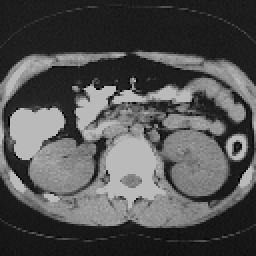
%> input picture Task6_Degradation_Restoration/BODY1.BMP, 128 x 128 px (shown 2 times larger)
$ octave --eval "MatlabDeblurringFunctions;"   (GNU Octave 9; MATLAB toolbox functions it lacks are replaced by stand-ins)
%> lines starting %> are read from the running program, lines starting %| are printed output that depends on the picture
function [] = MatlabDeblurringFunctions()
clc;close all;
%         https://www.mathworks.com/help/images/referencelist.html?type=function&category=image-restoration-deblurring&s_tid=CRUX_topnav
figure('units','normalized','outerposition',[0 0 1 1])%use full screen size
% [4 lines of commented-out code are left out]
A=loadImage('BODY1.BMP');
%> in loadImage, im is the input picture: size 128x128 uint8; min 1, max 186, mean 81.8

A=double(A);
[A]=NormalizeMatrix(A,255);
%> in NormalizeMatrix, `minA=min(min(A))`: minA = 1
%> in NormalizeMatrix, `maxA=max(max(A))`: maxA = 186
%> after the loop in NormalizeMatrix, `for i=1:M`:
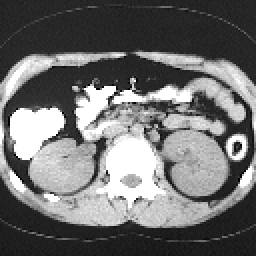
%> B: size 128x128 double (shown 2 times larger); min 0, max 255, mean 111.4
%         1.SXEDIASMOS SYNARTHSHS YPOBA8MISHS EIKONAS (FH)
M=size(A,1);N=size(A,2);
%> after `M=size(A,1)`: M = 128
%> after `N=size(A,2)`: N = 128
Flength=round(sqrt(M^2+N^2));
%> Flength = 181

%==================================================
noise=0.1;% x100 for %IMAGE DEPENDENT NOISE
MTFfco=Flength/2;
%> MTFfco = 90.5
%==================================================

[fh]=gaussianMTFb(Flength,MTFfco);
[FH]=from1dTo2dFilter(A,fh);
PSF=fftshift(abs(ifft2(FH)));
PSF=PSF./max(PSF(:));
%2.YPOBA8MISH EIKONAS ME PSF + 8ORYBO

FA=fftshift(FH).*fft2(A);
blurred=abs(ifft2(FA));


signal_var = var(A(:));SNR=signal_var/noise;
blurred_noisy=addNoise(blurred,noise);
%         blurred_noisy=imnoise(blurred,'gaussian',0.5,noise_var);
subplot(2,3,5);imshow(blurred_noisy,[]);title('blurred + noisy ');
tic
%3. FILTRARISMA EIKONAS ME 3 FILTRA,
%   WIENER, BLIND DECONV KAI LUCY

inverseFilter= deconvwnr(blurred_noisy,PSF);
[inverseFilter]=NormalizeMatrix(inverseFilter,255);

wienerdeblurred = deconvwnr(blurred_noisy,PSF,noise);
[wienerdeblurred]=NormalizeMatrix(wienerdeblurred,255);

blinddeblurred = deconvblind(blurred_noisy,PSF);
% [30 lines not run here, left out]
function [fhh]=Inverse_Filter(fh)
N=length(fh);
C=0.172;
for i=0:N-1
    fhh(i+1)=1.0/(fh(i+1));
    if (fhh(i+1)<C)
        fhh(i+1)=1.0/C;
    end
end;
fhh=fhh./max(fhh);

%--------------------------------------------------------------
function [fhh]=Wiener_Filter(fh)
%SXEDIASMOS FILTROY
N=length(fh);
C=0.172;
for i=0:N-1
    fhh(i+1) =  (fh(i+1)^2 / ( (fh(i+1)^2+ C) ) )/fh(i+1) ;
    if(fhh(i+1)<C)
        fhh(i+1) = (fh(i+1)^2 / ( (fh(i+1)^2+ C) )/C );
    end;
end;
fhh=fhh./max(fhh);
%--------------------------------------------------------------
function [fhh]=Power_Filter(fh)
%SXEDIASMOS FILTROY ................
N=length(fh);
C=0.172;
for i=0:N-1
    fhh(i+1) = sqrt( (fh(i+1)^2 / ( (fh(i+1)^2+ C) ) ) )/ fh(i+1) ;
    if(fhh(i+1)<C)
        fhh(i+1) = sqrt( (fh(i+1)^2 / ( (fh(i+1)^2+ C) ) ) )/C ;
    end;
end;
fhh=fhh./max(fhh);


%---------------------------------------------------------------------
function [fh]=gaussianMTFb(N,sigma)
%> called with N = 181, sigma = 90.5
if(rem(N,2)==0), L=round(N/2+1);M=round((N/2)+2);
else L=round(N/2); M=round((N/2)+1);
%> after `L=round(N/2)`: L = 91
%> after `M=round((N/2)+1)`: M = 92
end

for k=0:L-1
    fh(k+1)=exp( (-k^2/(2*sigma^2) ) );
end
% fh=gaussmf([0:L-1],[sigma 0] ); %SYNARTHSH TOY NMATLAB
for k=M-1:N-1
    fh(k+1) = fh(N+1-k);
end;%//i.e. mirror N/2..N-1
fh=fh./max(fh);
%----------------------------------------------------------------
function [FH]=from1dTo2dFilter(A,fh)
y=size(A,1);x=size(A,2);
%> after `y=size(A,1)`: y = 128
%> after `x=size(A,2)`: x = 128
N=length(fh);
%> N = 181
z=1:length(fh);
%> z = 181 values from 1 to 181
mx=0;
FH=zeros(y,x);
for i=1:y
    for j=1:x
        k=y/2-i+1;
        m=x/2-j+1;
        ir = round(( k^2 +m^2 )^0.5);
        FH(i,j)=fh(ir+1);
    end
end
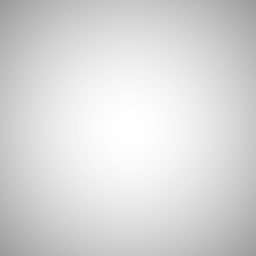
%> FH: size 128x128 double (shown 2 times larger); min 0.61, max 1, mean 0.851
%> in MatlabDeblurringFunctions, `signal_var = var(A(:))`: signal_var = 7045.3
%> in MatlabDeblurringFunctions, `SNR=signal_var/noise`: SNR = 70452.9
%------------------------------------------------------------------------
function [y]=deconvolveImage(A,FH)
FA=fft2(A);
FY=(FA).*fftshift(FH);
y=(real(ifft2(FY)));

%=========================================================================
function [B] =NormalizeMatrix(A,maxVal)
M=size(A,1);N=size(A,2);
minA=min(min(A));maxA=max(max(A));
for i=1:M
    for j=1:N
        B(i,j)=maxVal*((A(i,j)-minA)/(maxA-minA));
    end
end


%------------------------------------------------------------------------
function [y]=blurImage(A,FH)
FA=fft2(A);
FY=(FA).*fftshift(FH);
y=(real(ifft2(FY)));

%-----------------------------------------------------------------------
function B=addNoise(A,Noise)
%> called with Noise = 0.1
M=size(A,1);N=size(A,2);
%> after `M=size(A,1)`: M = 128
%> after `N=size(A,2)`: N = 128
mA=mean(A(:));
%> mA = 111.4
for i=1:M
    for j=1:N
        B(i,j)=( A(i,j)+Noise*A(i,j)*rand() ) ;
%         B(i,j)=( A(i,j)+Noise*mA*rand() ) ;
    end
end
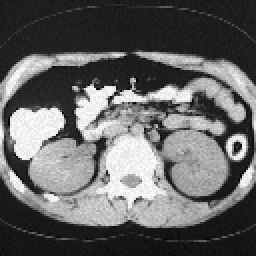
%> B: size 128x128 double (shown 2 times larger); min 7.78, max 282.7, mean 116.9; drawn with min black and max white
%------------------------------------------
function [im]=loadImage(imName)
if(imName(end-1:end) == 'cm')
    im = dicomread(imName);
else
    im = imread(imName);
end
if (size(im,3)>1)
    im=rgb2gray(im);
else
    im=im;
end


%> in MatlabDeblurringFunctions, `inverseFilter= deconvwnr(blurred_noisy,PSF);`:
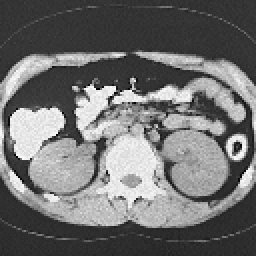
%> inverseFilter: size 128x128 double (shown 2 times larger); min -30.37, max 218.1, mean 79; drawn with min black and max white
%> the run ends on the next line

$ run again, with Task6_Degradation_Restoration/HEAD5.BMP copied over Task6_Degradation_Restoration/BODY1.BMP
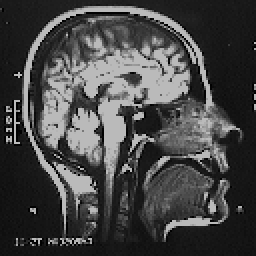
%> input picture Task6_Degradation_Restoration/HEAD5.BMP, 128 x 128 px (shown 2 times larger)
%> in loadImage, im is the input picture: size 128x128 uint8; min 1, max 186, mean 70.2
%> minA = 1
%> maxA = 186
%> after the loop in NormalizeMatrix, `for i=1:M`:
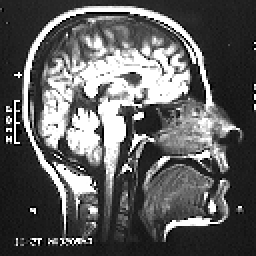
%> B: size 128x128 double (shown 2 times larger); min 0, max 255, mean 95.4
%> signal_var = 7357.9
%> SNR = 73578.7
%> mA = 95.38
%> in MatlabDeblurringFunctions, `inverseFilter= deconvwnr(blurred_noisy,PSF);`:
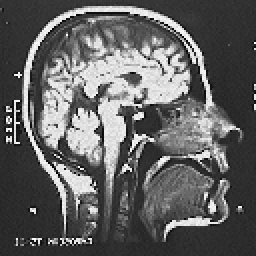
%> inverseFilter: size 128x128 double (shown 2 times larger); min -32.2, max 226.5, mean 67.7; drawn with min black and max white
